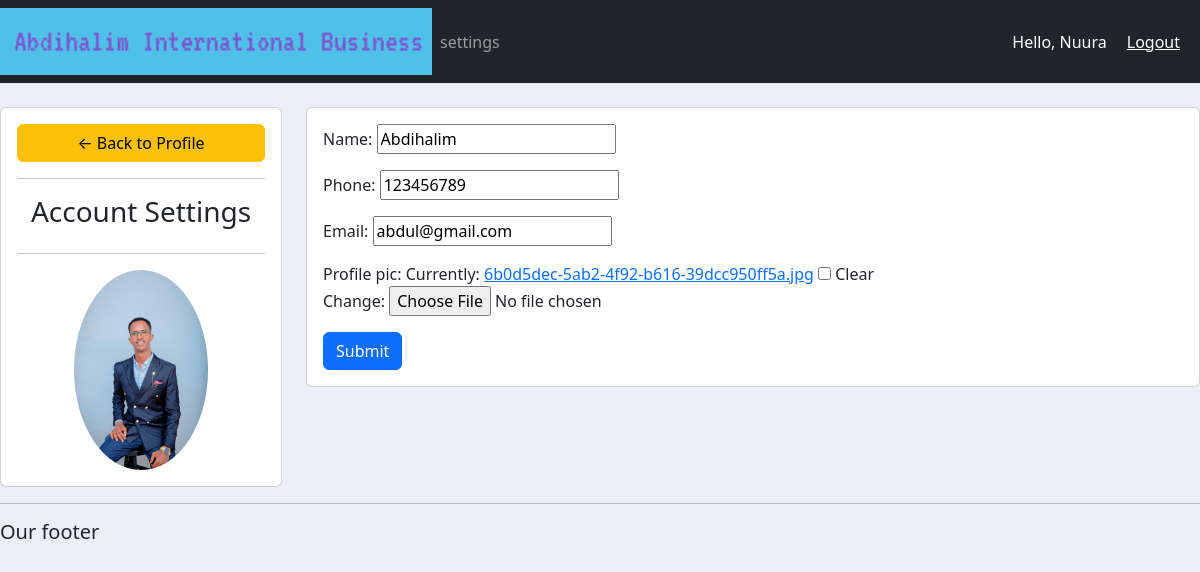
Page /account/ (signed in) on the committed database.
### accounts/models.py (models this page shows, shortened)
class Customer(models.Model):
	user = models.OneToOneField(User, null=True, blank=True, on_delete=models.CASCADE)
	name = models.CharField(max_length=200, null=True)
	phone = models.CharField(max_length=200, null=True)
	email = models.EmailField(null=True)
	profile_pic = models.ImageField(default="logo1.png", null=True, blank=True)
	date_created = models.DateTimeField(auto_now_add=True, null=True)

### accounts/decorators.py (the view)
		def wrapper_func(request, *args, **kwargs):
			group = None
			if request.user.groups.exists():
				group = request.user.groups.all()[0].name
			if group in allowed_roles:
				return view_func(request, *args, *kwargs)
			else:
				return HttpResponse('You are not authorized to view this page!')

### accounts/forms.py
class CustomerForm(ModelForm):
	class Meta:
		model = Customer
		fields = '__all__'
		exclude = ['user']

### accounts/views.py (called while the page is built)
@login_required(login_url='login')
@allowed_users(allowed_roles='customer')
def accountSetting(request):
	customer = request.user.customer
	form = CustomerForm(instance=customer)
	if request.method == 'POST':
		form = CustomerForm(request.POST, request.FILES, instance=customer)
		if form.is_valid():
			form.save()
	context = {'form':form}
	return render(request, 'accounts/account_setting.html', context)

### accounts/templates/accounts/account_setting.html (shortened to what this page needs)
{%  extends 'accounts/base.html' %}
{% load static %}
{% block content %}
<br>
<div class="row">
	<div class="col-md-3">
		<div class="card card-body">
			<a class="btn btn-warning" href="{% url 'home' %}"> &#8592; Back to Profile</a>
			<hr>
			<h3 style="text-align: center">Account Settings</h3>
			<hr>
			<img class="profile-pic" src="{{request.user.customer.profile_pic.url}}" >
		</div>
	</div>
	<div class="col-md-9">
		<div class="card card-body">
			<form method="POST" action="" enctype="multipart/form-data">
				{{form.as_p}}
			<input class="btn btn-primary" type="submit" name="Update Information">
			</form>
		</div>
	</div>
</div>
{% endblock %}

### accounts/templates/accounts/navbar.html (shortened to what this page needs)
{% load static %}
<nav class="navbar navbar-expand-lg navbar-dark bg-dark">
  <img src="{% static '/images/logo.png' %}">
  <div class="collapse navbar-collapse" id="navbarNav">
    <ul class="navbar-nav">
      {% if request.user.is_staff %}
      <li class="nav-item active">
        <a class="nav-link" href="{% url 'home' %}">Dashboard</a>
      </li>
      <li class="nav-item">
        <a class="nav-link" href="{% url 'products' %}">Products</a>
      </li>
      {% else %}
      <li class="nav-item">
        <a class="nav-link" href="{% url 'account' %}">settings</a>
      </li>
      {% endif %}
    </ul>
  </div>
  <span class="hello-msg">Hello, {{request.user}}</span>
  <span><a class="hello-msg" href="{% url 'logout' %}">Logout</a></span>
</nav>

### accounts/static/css/main.css (style rules this page uses)
body { background-color: #ebeff5; }

### accounts/templates/accounts/navbar.html (style rules this page uses)
.hello-msg { font-size:18; color: #fff; margin-right: 20px; }

### accounts/templates/accounts/account_setting.html (style rules this page uses)
.profile-pic { max-width: 200px; max-height:200px; margin: 0 auto; border-radius: 50%; }

### rows in the picture
Customer: name "Abdihalim", phone "123456789", email "abdul@gmail.com"

### other values in the picture
{{ request.user }} "Nuura"
